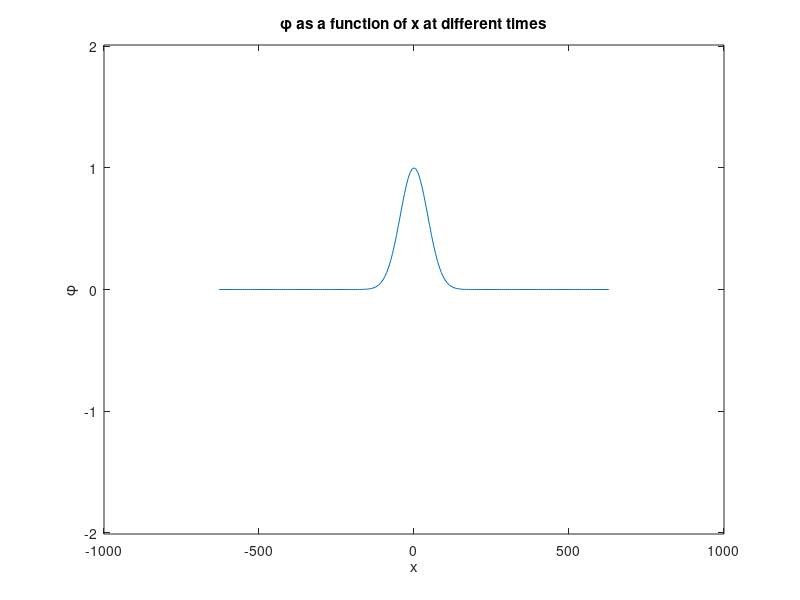
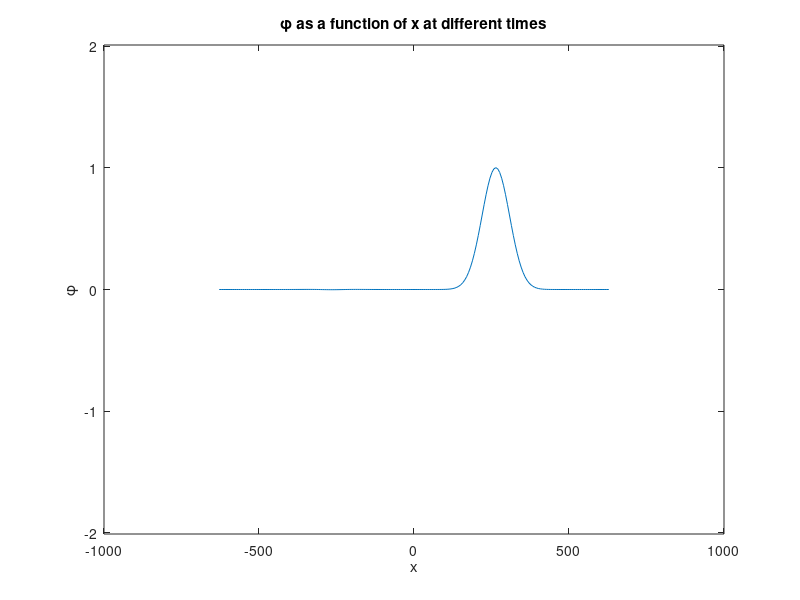
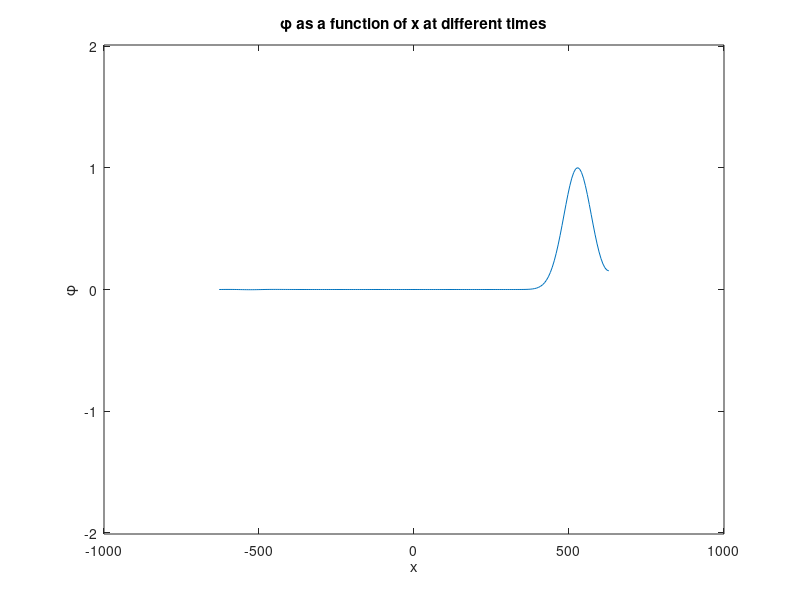
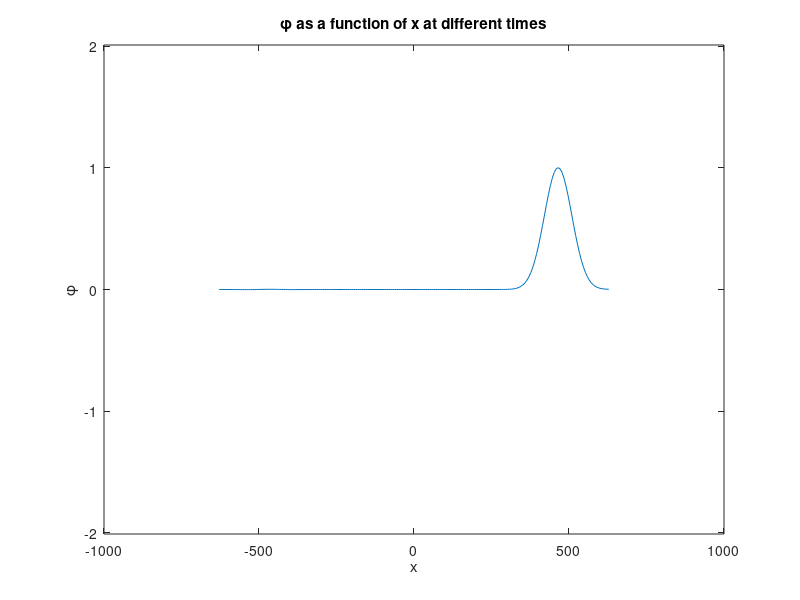

Write the MATLAB code that produced these figures, in order. (Note: this script raises an error after producing the figures.)
%% Numerical Project: Waves in MITgcm
% This code solves the 2nd order 1D wave equation

% Run Parameters
L = 200*pi; % Half-domain length
dur = L*4; % Run time
L0 = L/10; % Decay scale of gaussian envelope
k0 = 20*pi/L0; % Wavenumber
dx = 2*pi/(20*k0); % Spatial step
c = 1; % Phase speed 
dt = dx/c; % Timestep
sig2 = (c*dt/dx)^2; % Non-dim. coefficient
w0=c*k0; % Frequency

% Initialize vectors
x = -L:dx:L; % Space
K = length(x);
t = 0:dt:dur; % Time
T = length(t);

% Set up matrices
Mdir = diag(-2*ones(1,K),0) + diag(ones(1,K-1),1) + diag(ones(1,K-1),-1);
Mdir(1,:)=0;
Mdir(end,:)=0;

ic=3;
switch ic
    case 1 %Carrier waves with gaussian envelope
        % Initial conditions
        phi = NaN(length(x),length(t));
        phi0 = exp(-x.^2/L0^2).*cos(k0*x);
        phid0 = (2*c*L0^(-2)*x.*cos(k0*x)+w0*sin(k0*x)).*exp(-x.^2/L0^2);
        phi(:,1)=phi0';
        phi(:,2)=phi(:,1)+dt*phid0'+1/2*sig2*Mdir*phi(:,1);

        for n=2:length(t)
            phi(:,n+1) = (2*eye(K)+sig2*Mdir)*phi(:,n)-phi(:,n-1);
        end

    case 2 % Gaussian pulse
        % Initial conditions
        phi = NaN(length(x),length(t));
        phi0 = exp(-x.^2/L0^2);
        phid0 = 2*c/L0^2*x.*phi0;
        phi(:,1)=phi0';
        phi(:,2)=phi(:,1)+dt*phid0'+1/2*sig2*Mdir*phi(:,1);

        for n=2:length(t)
            phi(:,n+1) = (2*eye(K)+sig2*Mdir)*phi(:,n)-phi(:,n-1);
        end
        
    case 3 % Gaussian pulse with neumann boundary conditions
        L = 200*pi;
        dur = L*8;
        L0 = L/10;
        k0 = 20*pi/L0;
        dx = L0/10;
        c = 1;
        dt = dx/c;
        sig2 = (c*dt/dx)^2;
        w0=c*k0;

        % Initialize vectors
        x = -L:dx:L;
        K = length(x);
        t = 0:dt:dur;
        T = length(t);

        % Set up matrices
        Mneu = diag(-2*ones(1,K),0) + diag(ones(1,K-1),1) + diag(ones(1,K-1),-1);
        Mneu(1,:)=0;
        Mneu(end,end-1)=2;

        % Initial conditions
        phi = NaN(length(x),length(t));
        phi0 = exp(-x.^2/L0^2);
        phid0 = 2*c/L0^2*x.*phi0;
        phi(:,1)=phi0';
        phi(:,2)=phi(:,1)+dt*phid0'+1/2*sig2*Mneu*phi(:,1);

        % Evaluate
        for n=2:length(t)
            phi(:,n+1) = (2*eye(K)+sig2*Mneu)*phi(:,n)-phi(:,n-1);
        end
end
%% Plot snapshots in time

for i=round(linspace(1,T,20))
close(gcf)
figure
    plot(x,phi(:,i))
    xlabel('x');
    ylabel('\phi');
    title('\phi as a function of x at different times');
    ylim([-2.01,2.01])
    set(gcf, 'Position',  [576, 252, 768, 576]) % presentation size
    saveas(gcf,'phi.png')
end


%%
i=1
figure
    plot(x,phi(:,i))
    xlabel('x');
    ylabel('\phi');
    tlabel = sprintf('t = %i',t(i));
    title(['\phi as a function of x at ' tlabel]);
    ylim([-2.01,2.01])
    xlim([-L/4 L/4]);
    set(gcf, 'Position',  [576, 252, 768, 576]) % presentation size
    saveas(gcf,'phi_packet_initial.png')

%%
tsel = [1 L/2/dt+4 L/dt+4 3*L/dt+4];
figure
    hold on;
    for i=tsel
        plot(x,phi(:,i))
    end
    xlabel('x');
    ylabel('\phi');
    legend('t = 0','t = 0.5 L','t = L','t = 3 L');
    title('\phi as a function of x at selected times');
    ylim([-2.01,2.01])
    xlim([x(1) x(end)]);
    set(gcf, 'Position',  [576, 252, 768, 576]) % presentation size
    saveas(gcf,'phi_packet.png')


%%
tsel = int16([1 L/2/dt+1 L/dt+1 5*L/2/dt+1 3*L/dt+1 7/2*L/dt+1]);
figure
    hold on;
    for i=tsel
        plot(x,phi(:,i))
    end
    xlabel('x');
    ylabel('\phi');
    legend('t = 0','t = 0.5 L','t = L','t = 2.5 L','t = 3 L','t = 3.5 L');
    title('\phi as a function of x at selected times');
    ylim([-2.01,2.01])
    xlim([x(1) x(end)]);
    set(gcf, 'Position',  [576, 252, 768, 576]) % presentation size
    saveas(gcf,'phi_pulse.png')


%% Make a movie
fps = 60;
mlength = 10;
vidfile = VideoWriter('phi_pulse.mp4','MPEG-4');
vidfile.FrameRate=fps;
open(vidfile);  
figure(1);
    set(gcf, 'Position',  [576, 252, 768, 576]) % presentation size
    frames = fps*mlength;
    for i=round(linspace(1,T,frames))
        plot(x,phi(:,i))
        xlabel('x');
        ylabel('\phi');
        tlabel = sprintf('t = %.1f L',t(i)/L);
        title(['\phi as a function of x at ' tlabel]);
        ylim([-2.01,2.01])
        xlim([x(1) x(end)]);
        drawnow;
        writeVideo(vidfile, getframe(gcf));
        disp(i);
     end
close(vidfile);
close(gcf)
